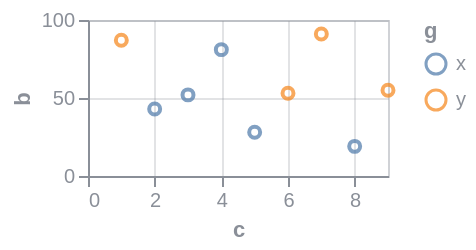

Write a Vega-Lite specification for this figure.
### Vega specification from a JSON file in a GitHub repository (floating-point values rounded to 4 significant figures)
{"$schema": "https://vega.github.io/schema/vega/v6.json", "background": null, "padding": 5, "width": 150, "height": 78, "style": "cell", "data": [{"name": "source_0", "values": [{"a": "A", "b": 28, "c": 5, "g": "x"}, {"a": "B", "b": 55, "c": 9, "g": "y"}, {"a": "C", "b": 43, "c": 2, "g": "x"}, {"a": "D", "b": 91, "c": 7, "g": "y"}, {"a": "E", "b": 81, "c": 4, "g": "x"}, {"a": "F", "b": 53, "c": 6, "g": "y"}, {"a": "G", "b": 19, "c": 8, "g": "x"}, {"a": "H", "b": 87, "c": 1, "g": "y"}, {"a": "I", "b": 52, "c": 3, "g": "x"}]}, {"name": "data_0", "source": "source_0", "transform": [{"type": "filter", "expr": "isValid(datum[\"c\"]) && isFinite(+datum[\"c\"]) && isValid(datum[\"b\"]) && isFinite(+datum[\"b\"])"}]}], "marks": [{"name": "marks", "type": "symbol", "style": ["point"], "from": {"data": "data_0"}, "encode": {"update": {"opacity": {"value": 0.7}, "fill": {"value": "transparent"}, "stroke": {"scale": "color", "field": "g"}, "ariaRoleDescription": {"value": "point"}, "description": {"signal": "\"c: \" + (format(datum[\"c\"], \"\")) + \"; b: \" + (format(datum[\"b\"], \"\")) + \"; g: \" + (isValid(datum[\"g\"]) ? isArray(datum[\"g\"]) ? join(datum[\"g\"], ' ') : datum[\"g\"] : \"\"+datum[\"g\"])"}, "x": {"scale": "x", "field": "c"}, "y": {"scale": "y", "field": "b"}}}}], "scales": [{"name": "x", "type": "linear", "domain": {"data": "data_0", "field": "c"}, "range": [0, {"signal": "width"}], "nice": true, "zero": true}, {"name": "y", "type": "linear", "domain": {"data": "data_0", "field": "b"}, "range": [{"signal": "height"}, 0], "nice": true, "zero": true}, {"name": "color", "type": "ordinal", "domain": {"data": "data_0", "field": "g", "sort": true}, "range": "category"}], "axes": [{"scale": "x", "orient": "bottom", "gridScale": "y", "grid": true, "tickCount": {"signal": "ceil(width/40)"}, "domain": false, "labels": false, "aria": false, "maxExtent": 0, "minExtent": 0, "ticks": false, "zindex": 0}, {"scale": "y", "orient": "left", "gridScale": "x", "grid": true, "tickCount": {"signal": "ceil(height/40)"}, "domain": false, "labels": false, "aria": false, "maxExtent": 0, "minExtent": 0, "ticks": false, "zindex": 0}, {"scale": "x", "orient": "bottom", "grid": false, "title": "c", "labelFlush": true, "labelOverlap": true, "tickCount": {"signal": "ceil(width/40)"}, "zindex": 0}, {"scale": "y", "orient": "left", "grid": false, "title": "b", "labelOverlap": true, "tickCount": {"signal": "ceil(height/40)"}, "zindex": 0}], "legends": [{"stroke": "color", "symbolType": "circle", "title": "g", "encode": {"symbols": {"update": {"fill": {"value": "transparent"}, "opacity": {"value": 0.7}}}}}], "config": {"axis": {"labelColor": "#8a8f98", "titleColor": "#8a8f98", "domainColor": "#8a8f98", "tickColor": "#8a8f98", "gridColor": "#8a8f98", "gridOpacity": 0.25}, "legend": {"labelColor": "#8a8f98", "titleColor": "#8a8f98"}, "style": {"cell": {"stroke": "#8a8f98", "strokeOpacity": 0.4}}}}
